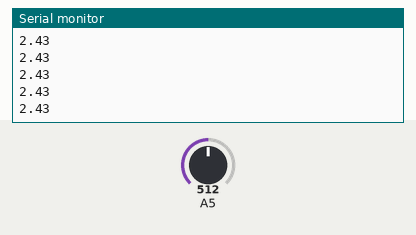
This sketch was run on a simulated Arduino Uno, built with avr-gcc and run on an emulated ATmega328P. Parts: the last lines printed to the serial monitor. The test bench sets the inputs (shaded band); at power-on: A5 = 512.

Above: at 1.2 s.
1.3 s: A5 set to 716
At 1.8 s:
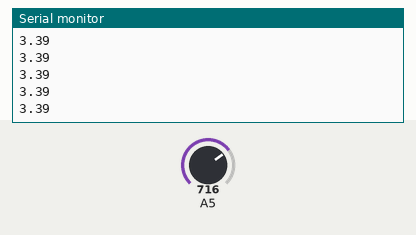
2.8 s: A5 set to 900
At 3.3 s:
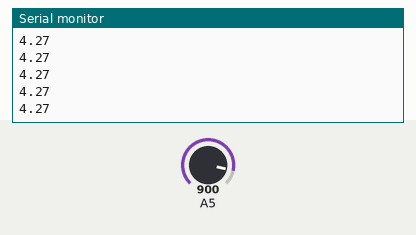
Timing chart, 0 to 5.8 s (numbered marks = the images above; inputs shaded):
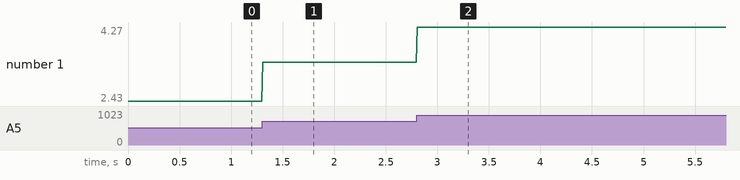

Measured:
- after the input at 1.3 s, the serial monitor: prints a new line at once (image 1)
- after the input at 2.8 s, the serial monitor: prints a new line at once (image 2)
- plotted number 1: 2.43 → 3.39 after the input at 1.3 s, 3.39 → 4.27 after the input at 2.8 s

The sketch:

ard_voltmeter.ino
```cpp
float V_src = 5;
float V_read = 0;

float R1 = 113, R2 = 33.12;

void setup() {
  Serial.begin(9600);
  analogReference(INTERNAL);
}

void loop() {
  //Serial.print(analogRead(A5));
  //V_read = V_src * analogRead(A5) / 1024;
  V_read = (1.1 * analogRead(A5) * (R1+R2)) / (1024 * R2);
  //Serial.print(0);
  //Serial.print(" ");
  //Serial.print(5);
  //Serial.print(" ");
  Serial.println(V_read);
  delay(10);
}
```
